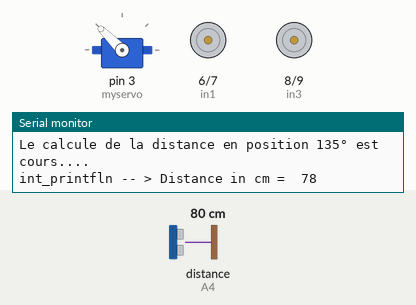
Simulated run of this sketch. Board: Arduino Uno, built with avr-gcc and run on an emulated ATmega328P. On the bench: servo, motor-driver pin pairs drawn as motors (green arrow = first pin HIGH = forward, orange = second pin HIGH = backward, longer = more drive, scaled by the enable pin), the last lines printed to the serial monitor. Wiring (inferred from the names in the program): ultrasonic range finder: trigger A5; echo A4. The inputs (shaded band) are chosen by the test bench; at power-on: distance to the obstacle (sensor on A4) 80 cm. The echo pulse lasts 58.3 µs per cm.

Above: at 5.0 s.
5.1 s: distance to the obstacle (sensor on A4) set to 76 cm
At 8.3 s:
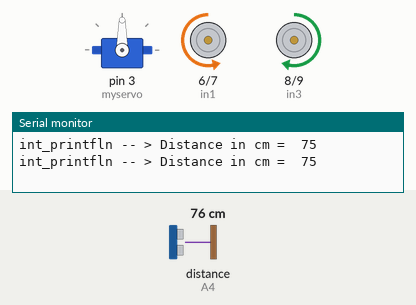
12.1 s: distance to the obstacle (sensor on A4) set to 72 cm
At 13.4 s:
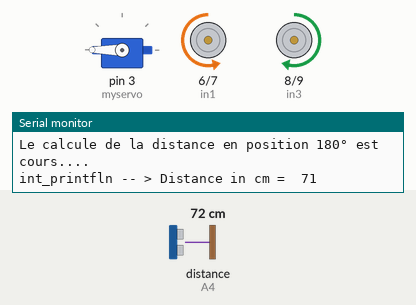
Timing chart, 0 to 23.2 s (numbered marks = the images above; inputs shaded):
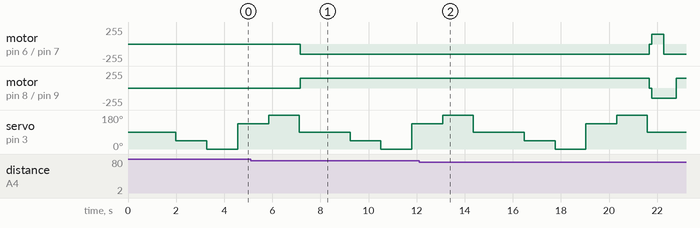

Measured:
- the behaviour switches between 80 and 79 cm on distance to the obstacle (sensor on A4) (found by bisection; images 0 and 1)
- the behaviour switches between 76 and 75 cm on distance to the obstacle (sensor on A4) (found by bisection; images 1 and 2)

The sketch:

Obstacle_Avoidance_Car_4.ino
```cpp
//www.elegoo.com
//2016.09.23

#include <Servo.h> //servo library
Servo myservo; // create servo object to control servo
int Echo = A4;
int Trig = A5;
int in1 = 6;
int in2 = 7;
int in3 = 8;
int in4 = 9;
int ENA = 5;
int ENB = 11;
int ABS = 150;
int rightDistance = 0,leftDistance = 0,middleDistance = 0, distance = 0 , right45=0, left45=0;
int i;

/* Constantes pour le timeout */
const unsigned long MEASURE_TIMEOUT = 25000UL; // 25ms = ~8m ÃƒÂ  340m/s

/* Vitesse du son dans l'air en mm/us */
const float SOUND_SPEED = 340.0 / 1000;


void _mForward()
{
 analogWrite(ENA,ABS);
 analogWrite(ENB,ABS);
 digitalWrite(in1,LOW);//digital output
  digitalWrite(in2,HIGH);
  digitalWrite(in3,HIGH);
  digitalWrite(in4,LOW);
 Serial.println("go forward!");
}

void _mBack()
{
 analogWrite(ENA,ABS);
 analogWrite(ENB,ABS);
  digitalWrite(in1,HIGH);
  digitalWrite(in2,LOW);
  digitalWrite(in3,LOW);
  digitalWrite(in4,HIGH);
 Serial.println("go back!");
}

void _mleft()
{
 analogWrite(ENA,ABS);
 analogWrite(ENB,ABS);
  digitalWrite(in1,LOW);
  digitalWrite(in2,HIGH);
  digitalWrite(in3,LOW);
  digitalWrite(in4,HIGH);
 Serial.println("go left!");
}

void _mright()
{
 analogWrite(ENA,ABS);
 analogWrite(ENB,ABS);
  digitalWrite(in1,HIGH);
  digitalWrite(in2,LOW);
  digitalWrite(in3,HIGH);
  digitalWrite(in4,LOW);
 Serial.println("go right!");
}
void _mStop()
{
  digitalWrite(ENA,LOW);
  digitalWrite(ENB,LOW);
  Serial.println("Stop!");
}
 /*Ultrasonic distance measurement Sub function*/
int Distance_test()
{

  /* 1. Lance une mesure de distance en envoyant une impulsion HIGH de 10µs sur la broche TRIGGER */
  digitalWrite(Trig, HIGH);
  delayMicroseconds(10);
  digitalWrite(Trig, LOW);
  /* 2. Mesure le temps entre l'envoi de l'impulsion ultrasonique et son écho (si il existe) */
  long measure = pulseIn(Echo, HIGH, MEASURE_TIMEOUT);
  /* 3. Calcul la distance à partir du temps mesuré */
  float distance_mm = measure / 2.0 * SOUND_SPEED;
  int_printfln(distance_mm / 10,"Distance in cm = ");
  delay(500);
  return (int)distance_mm / 10;

}

// print int value with message
void int_printfln(int value, String message){
  Serial.print("int_printfln -- > " + message + " ");
  Serial.println(value);
}

// print string value with message
void int_printfln(String value, String message){
  Serial.print("string_printfln -- > " + message + " ");
  Serial.println(value);
}
void setup()
{
  myservo.attach(3);// attach servo on pin 3 to servo object
  Serial.begin(9600);
  pinMode(Echo, INPUT);
  pinMode(Trig, OUTPUT);
  digitalWrite(Trig, LOW);
  pinMode(in1,OUTPUT);
  pinMode(in2,OUTPUT);
  pinMode(in3,OUTPUT);
  pinMode(in4,OUTPUT);
  pinMode(ENA,OUTPUT);
  pinMode(ENB,OUTPUT);
  _mStop();
  Serial.println("setup : Fin initiatiosation! ");
}

void init_variables(){
  rightDistance = 0;
  leftDistance = 0;
  middleDistance = 0;
  distance = 0 ;
  right45=0;
  left45=0;
//  Serial.print("initiatiosation des variables middleDistance, right45, left45, distance, rightDistance, leftDistance  : ");
//  Serial.print(middleDistance);Serial.print(" , ");
//  Serial.print(right45);Serial.print(" , ");
//  Serial.print(left45); Serial.print(" , ");
//  Serial.print(distance);Serial.print(" , ");
//  Serial.print(rightDistance);Serial.print(" , ");
//  Serial.println(leftDistance);
}


void getMiddleDistance(){
  Serial.println("Le calcule de la distance en position 90° est cours....  ");
  myservo.write(90);//setservo position according to scaled value
  delay(100);
  for(i=0; i <= 2; ++i) {
      middleDistance += Distance_test();
      delay(50);
    }
  int_printfln(middleDistance /= i, "La ditance mésurée en position 90° (MiddleDistance) cm: ");
}

void getRightDistance(){
  Serial.println("Le calcule de la distance en position 0° est cours....  ");
  myservo.write(0);//setservo position according to scaled value
  delay(100);
  for(i=0; i <= 1; ++i) {
      rightDistance += Distance_test();
      delay(50);
    }
  int_printfln(rightDistance /= i, "La ditance mésurée en position 0° (Right) cm: ");
}
void getRight45Distance(){
  Serial.println("Le calcule de la distance en position 45° est cours....  ");
  myservo.write(45);//setservo position according to scaled value
  delay(100);
  for(i=0; i <= 1; ++i) {
      right45 += Distance_test();
      delay(50);
    }
  int_printfln(right45 /= i, "La ditance mésurée en position 45° (Right45) cm : ");
}

void getLeft45Distance(){
  Serial.println("Le calcule de la distance en position 135° est cours....  ");
  myservo.write(135);//setservo position according to scaled value
  delay(100);
  for(i=0; i <= 1; ++i) {
      left45 += Distance_test();
      delay(50);
    }
  int_printfln(left45 /= i,"La ditance mésurée en position 135° (Left45) cm : ");
}
void getLeftDistance(){
  Serial.println("Le calcule de la distance en position 180° est cours....  ");
  myservo.write(180);//setservo position according to scaled value
  delay(100);
  for(i=0; i <= 1; ++i) {
      leftDistance += Distance_test();
      delay(50);
    }
  int_printfln(leftDistance /= i,"La ditance mésurée en position 180° (Left) cm : ");
}

void setServo90(){
  Serial.println("\nRetour à la position initial du servo 90° ");
  myservo.write(90);//setservo position according to scaled value
}

void sort(int a[], int size){

//  for(int k=0 ; k<5;k++){
//     Serial.print("\n vant la boucle value : "); Serial.println(a[k]);
//    }

  for(int s=0 ; s<(size-1);s++){
    for(int t=0 ; t<(size-(s+1));t++){
      if(a[t] > a[t+1]){
        int l = a[t];
        a[t] = a[t+1];
        a[t+1] = l;
        }
      }
    }
//   for(int k=0 ; k<5;k++){
//     Serial.print("\n value : "); Serial.println(a[k]);
//    }
   Serial.print("\nMIN value : "); Serial.print(a[0]);
   Serial.print("\nMAX value : "); Serial.println(a[4]);
}

void sortWithIndex(int a[],char c[], int size){

  for(int s=0 ; s<(size-1);s++){
    for(int t=0 ; t<(size-(s+1));t++){
      if(a[t] > a[t+1]){
        int l = a[t];
        char dc = c[t];
        a[t] = a[t+1];
        c[t] = c[t+1];
        a[t+1] = l;
        c[t+1] = dc;
        }
      }
    }

   Serial.print("\nMIN value : "); Serial.print(a[0]); Serial.print("direction : "); Serial.print(c[0]);
   Serial.print("\nMAX value : "); Serial.print(a[4]); ; Serial.print("direction : "); Serial.println(c[4]);
}

char getDirection(int a[],char c[], int size){
  sortWithIndex(a,c,size);
  return c[4];
}

void alog2()
{

  init_variables();
  Serial.println("###################   DEBUT  pour une nouvelle mesure ############################################# ");
  getMiddleDistance();
  getRight45Distance();
  getRightDistance();
  getLeft45Distance();
  getLeftDistance();
  setServo90();
  int distances[5] = {rightDistance, right45, middleDistance, left45, leftDistance};
  char orientation[5] = {'r', 's', 'm', 'n','l'};
  char way = getDirection(distances,orientation,5);

  if (way == 'm') { _mForward(); delay(100);}
  else if (way == 'r' || way == 's'){
    Serial.println("Je tourne a droite");
    _mStop();
    delay(100);
    _mBack();
    delay(500);
    _mright();
    delay(500);
    _mForward();
    } else if (way == 'n' || way == 'l'){
    Serial.println("Je tourne a gauche");
    _mStop();
    delay(100);
    _mBack();
    delay(500);
    _mleft();
    delay(500);
    _mForward();
    }

  }

void loop()
{
alog2 ();

}
```
